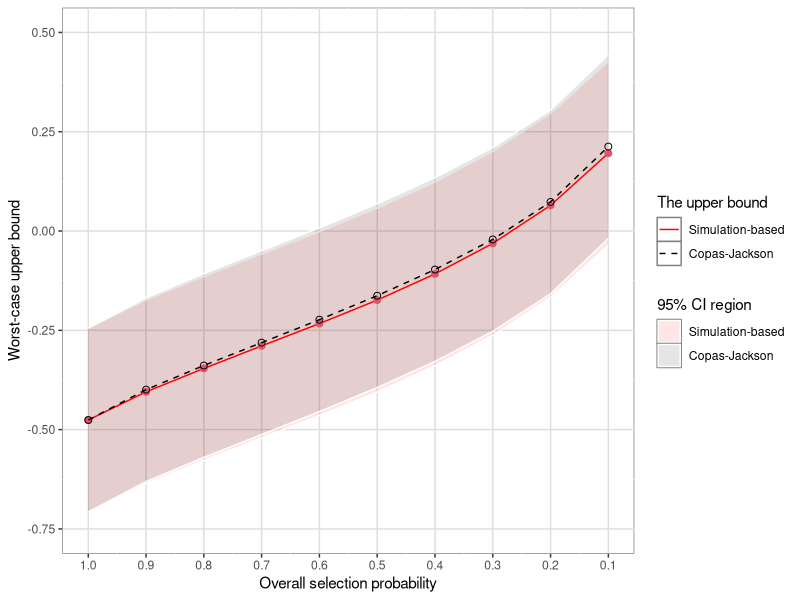
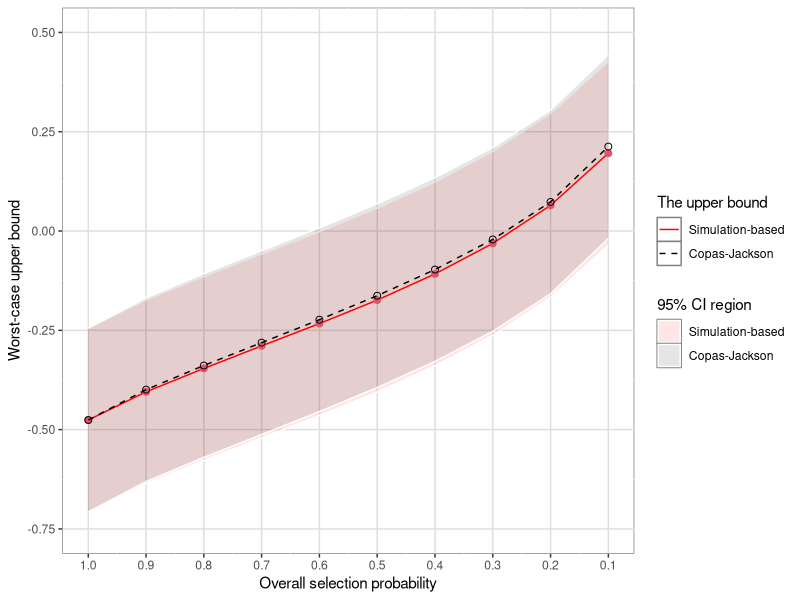

Recreate these plots in R, in order.
## NOTES
## DATA IS SAVED IN "eg1-raw.csv"
## 

library(kableExtra)
library(ggplot2)
## DATA PREPROCESS
example1 <- read.csv("eg1-raw.csv")
example1$sigmasq <- (1/example1$precision)^2

## META-ANALYSIS WITHOUT CONSIDERING PUBLICATION BIAS
library(metafor)
ma1 <- rma.uni(yi = y, vi = sigmasq, data = example1, method = "ML")
ma1$b
ma1$se
ma1$ci.ub
## ANALYTICAL COPAS-JACKSON BOUND (tau=0)
p <- seq(1, 0.1, -0.1)
u <- qnorm(p)
b.CJ <- with(example1, {1/p*dnorm(u)*sum(precision)/sum(precision^2)})
names(b.CJ) <- sprintf("p=%.2f", p)

b.CJ.or <- as.vector(ma1$b)+b.CJ
b.CJ.ub <- b.CJ.or+qnorm(0.975)*as.vector(ma1$se)
b.CJ.lb <- b.CJ.or-qnorm(0.975)*as.vector(ma1$se)

## IMPORT THE MC BOUND
# b.MC.result <- read.csv("SASresult/result1-R10-K2000-19SEP202352272.csv")
b.MC.result <- read.csv("SASresult/result1-R1-K2000-19SEP202353299.csv")

df <- aggregate(b.MC.result[,c(4,5,6,9,10)], list(b.MC.result$p), FUN=mean) 

# b.MC <- rev(b.MC.result$admaxb)
b.MC <- rev(df$maxb2)
names(b.MC) <- sprintf("p=%.2f", p)

b.MC
b.MC.or <- as.vector(ma1$b)+b.MC
b.MC.ub <- b.MC.or+qnorm(0.975)*as.vector(ma1$se)
b.MC.lb <- b.MC.or-qnorm(0.975)*as.vector(ma1$se)

## PLOT 1
df <- data.frame(p = seq(1, 0.1, -0.1),
                 b.MC.or, b.MC.ub, b.MC.lb,
                 b.CJ.or, b.CJ.ub, b.CJ.lb)
plot1 <- ggplot(df, aes(x = p)) + 
  geom_ribbon(mapping=aes(ymin=b.MC.ub,ymax=b.MC.lb, fill="Simulation-based"), colour="white", alpha=0.1)+
  geom_ribbon(mapping=aes(ymin=b.CJ.ub,ymax=b.CJ.lb, fill="Copas-Jackson"), colour="white", alpha=0.1)+
  geom_line(aes(y = b.MC.or, colour="Simulation-based")) +
  geom_point(aes(y = b.MC.or), colour =2, pch=19, size=2) + 
  geom_line(aes(y = b.CJ.or, colour="Copas-Jackson"), lty=2) +
  geom_point(aes(y = b.CJ.or), colour =1, pch=1, size=2) + 
  scale_x_reverse(n.breaks = 10, name="Overall selection probability") + 
  scale_y_continuous(limits = c(-0.75,0.5), name = "Worst-case upper bound") +
  theme(panel.background = element_rect(fill = "white", colour = "grey50"),
        panel.grid.major = element_line(colour = "grey87"),
        legend.key = element_rect (fill = "white"))+
  scale_colour_manual("The upper bound", 
                      breaks = c("Simulation-based", "Copas-Jackson"),
                      values = c("red", "black"),
                      guide = guide_legend(override.aes = list(lty = c(1,2))))+
  scale_fill_manual("95% CI region", 
                      breaks = c("Simulation-based", "Copas-Jackson"),
                      values = c("red", "black"),
                    guide = guide_legend(override.aes = list(color = c("white", "white"))))
plot1
ggsave(filename = "eg1-rep10.eps", plot = plot1, device = cairo_ps, 
       width = 8, height = 6) 

# setEPS(width = 6, height = 6); postscript("eg1.eps")
# plot(b.MC.or, ylab = "Maximum bias (b)", xlab = "Overall selction probability (p)", ylim = c(-0.7,0.5), xaxt = "n", type = "b")
# lines(b.MC.ub, lty=2)
# lines(b.MC.lb, lty=2)
# points(b.CJ.or, pch = 2, type = "b")
# lines(b.CJ.ub)
# lines(b.CJ.lb)
# axis(1, at = 1:10, labels = p)
# legend("bottomright", legend = c("The MC bound", "The CJ bound"), pch=c(1,2), cex = 1.2)
# dev.off()

## TABLE1

tab1 <- cbind.data.frame(p = p, sprintf("%.3f [%.3f, %.3f]",b.MC.or, b.MC.lb, b.MC.ub), 
                         sprintf("%.3f [%.3f, %.3f]",b.CJ.or, b.CJ.lb, b.CJ.ub))
colnames(tab1) <- c("p", "The MC bound [95% CI]", "The CJ bound [95% CI]")
sink("tab1.tex")
kbl(tab1, 
    format = "latex",
    longtable = F, 
    booktabs = T, 
    linesep = "",
    digits = 3,
    align = "r",
    escape = FALSE,
    caption = "The values of the MC bound and the CJ bound in Example 1",
    label = "tab1",
    row.names = NA)
sink()
